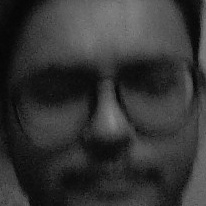
#> input picture face_recognition/research/images/user.1.1.jpg, 206 x 206 px; its folder holds only this picture in this run
$ python plot.py
#> lines starting #> are read from the running program, lines starting #| are printed output that depends on the picture
import os
import cv2
from PIL import Image
import matplotlib.pyplot as plt
import numpy as np

BASE_DIR = os.path.dirname(os.path.abspath(__file__))
image_dir = os.path.join(BASE_DIR, "images")

def Binary_pattern(im):                               # creating function to get local binary pattern
    img= np.zeros_like(im)
    n=3
    for i in range(0,im.shape[0]-n):
      for j in range(0,im.shape[1]-n):
            x  = im[i:i+n,j:j+n]
            center       = x[1,1]
            img1        = (x >= center)*1.0
            img1_vector = img1.T.flatten()
            img1_vector = np.delete(img1_vector,4)
            digit = np.where(img1_vector)[0]
            if len(digit) >= 1:
                num = np.sum(2**digit)
            else:
                num = 0
            img[i+1,j+1] = num
    return(img)


sampleNum = 0
for root, dirs, files in os.walk(image_dir):
    for file in files:
        if file.endswith("png") or file.endswith("jpg"):
            sampleNum += 1
            path = os.path.join(root, file)
            img1 = cv2.imread(path)
#> img1 is the input picture: shape (206, 206, 3); min 0, max 140, mean 53
            gray_img1 = cv2.cvtColor(img1, cv2.COLOR_BGR2GRAY)


            imgLBP_1=Binary_pattern(gray_img1)
#> after the loop in Binary_pattern, `for i in range(0,im.shape[0]-n):`:
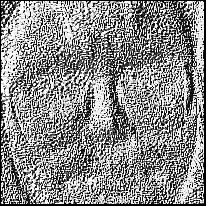
#> img: shape (206, 206); min 0, max 255, mean 137.9
            vectorLBP_1 = imgLBP_1.flatten()
            fig_1=plt.figure(figsize=(20,8))
            ax_1  = fig_1.add_subplot(1,3,1)
            ax_1.imshow(gray_img1)
            ax_1.set_title("Gray Scale")
            ax_1  = fig_1.add_subplot(1,3,2)
            ax_1.imshow(imgLBP_1,cmap="gray")
            ax_1.set_title("LBP Converted Image")
            ax_1  = fig_1.add_subplot(1,3,3)
            freq,lbp, _ = ax_1.hist(vectorLBP_1,bins=2**8)
#> freq = 256 values, max 4181 at index 255, min 3 at index 90, mean 165.8; lbp = 257 values from 0 to 255
            ax_1.set_ylim(0,15000)
            lbp = lbp[:-1]
#> lbp = 256 values from 0 to 254


            ## print the LBP values when frequencies are high
            largeTF = freq > 1000
            for x, fr in zip(lbp[largeTF],freq[largeTF]):
                ax_1.text(x,fr, "{:6.0f}".format(x),color="magenta")
#> this loop made 2 passes
#> (x, fr) on passes 1 to 2: (0, 3415), (254, 4181)
            ax_1.set_title("LBP Histogram")

            print("Saving Plot: " + str(sampleNum) + "......")
            fig_1.savefig(BASE_DIR + '/plot_images/hist_plot.' + str(sampleNum) + '.png')
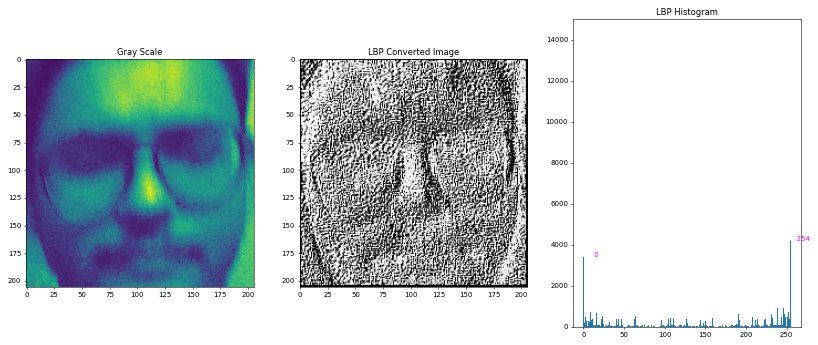
#> figure drawn by matplotlib, 3 panels; panel 3: tallest bar 4181 high, from x = 254 to 255
            print("Closing figure: " + str(sampleNum))
            plt.close(fig_1)

$ run again, on face_recognition/research/images/user.1.23.jpg
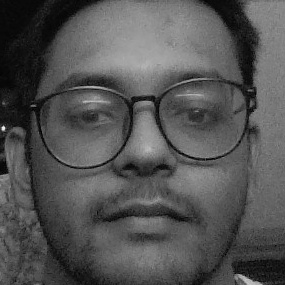
#> input picture face_recognition/research/images/user.1.23.jpg, 285 x 285 px
#> img1 is the input picture: shape (285, 285, 3); min 0, max 237, mean 83.6
#> after the loop in Binary_pattern, `for i in range(0,im.shape[0]-n):`:
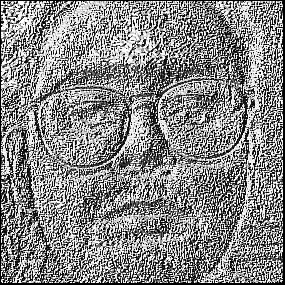
#> img: shape (285, 285); min 0, max 255, mean 134.5
#> `freq,lbp, _ = ax_1.hist(vectorLBP_1,bins=2**8)`: freq = 256 values, max 7244 at index 255, min 3 at index 90, mean 317.3; lbp = 257 values from 0 to 255
#> `lbp = lbp[:-1]`: lbp = 256 values from 0 to 254
#> the loop `for x, fr in zip(lbp[largeTF],freq[largeTF]):` made 10 passes
#> (x, fr) on passes 1 to 8: (0, 6296), (1.99, 1111), (7.97, 1353), (15.94, 1327), (63.75, 1090), (190.3, 1272), (238.1, 1806), (246, 1693)
#> `fig_1.savefig(BASE_DIR + '/plot_images/hist_plot.' + str(sampleNum) + ..`:
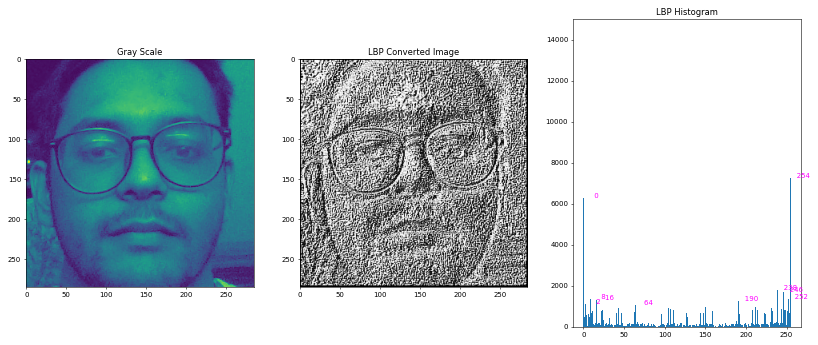
#> figure drawn by matplotlib, 3 panels; panel 3: tallest bar 7244 high, from x = 254 to 255

$ run again, on face_recognition/research/images/user.1.3.jpg
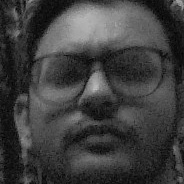
#> input picture face_recognition/research/images/user.1.3.jpg, 184 x 184 px
#> img1 is the input picture: shape (184, 184, 3); min 0, max 194, mean 62.5
#> after the loop in Binary_pattern, `for i in range(0,im.shape[0]-n):`:
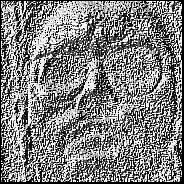
#> img: shape (184, 184); min 0, max 255, mean 127.7
#> `freq,lbp, _ = ax_1.hist(vectorLBP_1,bins=2**8)`: freq = 256 values, max 3057 at index 0, min 3 at index 165, mean 132.2; lbp = 257 values from 0 to 255
#> `lbp = lbp[:-1]`: lbp = 256 values from 0 to 254
#> the loop `for x, fr in zip(lbp[largeTF],freq[largeTF]):` made 2 passes
#> (x, fr) on passes 1 to 2: (0, 3057), (254, 2755)
#> `fig_1.savefig(BASE_DIR + '/plot_images/hist_plot.' + str(sampleNum) + ..`:
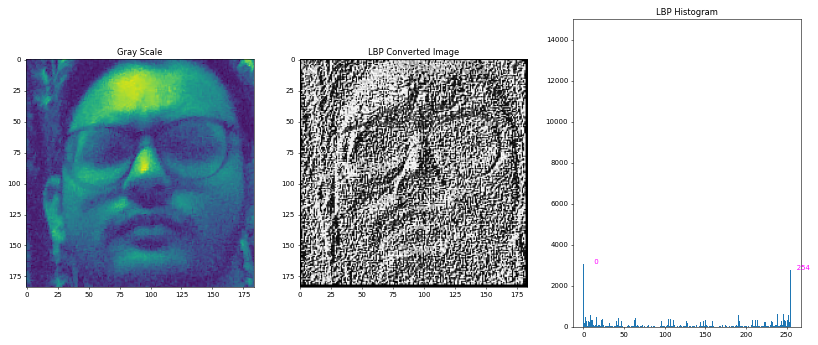
#> figure drawn by matplotlib, 3 panels; panel 3: tallest bar 3057 high, from x = 0 to 0.996

$ run again, on face_recognition/research/images/user.1.14.jpg
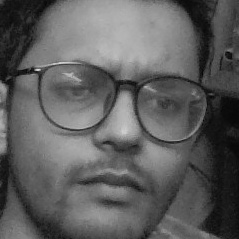
#> input picture face_recognition/research/images/user.1.14.jpg, 239 x 239 px
#> img1 is the input picture: shape (239, 239, 3); min 3, max 216, mean 94
#> after the loop in Binary_pattern, `for i in range(0,im.shape[0]-n):`:
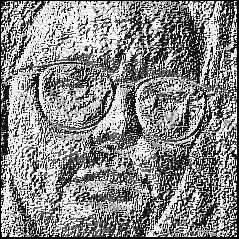
#> img: shape (239, 239); min 0, max 255, mean 135.2
#> `freq,lbp, _ = ax_1.hist(vectorLBP_1,bins=2**8)`: freq = 256 values, max 3962 at index 255, min 1 at index 161, mean 223.1; lbp = 257 values from 0 to 255
#> `lbp = lbp[:-1]`: lbp = 256 values from 0 to 254
#> the loop `for x, fr in zip(lbp[largeTF],freq[largeTF]):` made 13 passes
#> (x, fr) on passes 1 to 8: (0, 3108), (14.94, 1053), (21.91, 1027), (22.91, 1288), (30.88, 1085), (42.83, 1105), (104.6, 1252), (149.4, 1231)
#> `fig_1.savefig(BASE_DIR + '/plot_images/hist_plot.' + str(sampleNum) + ..`:
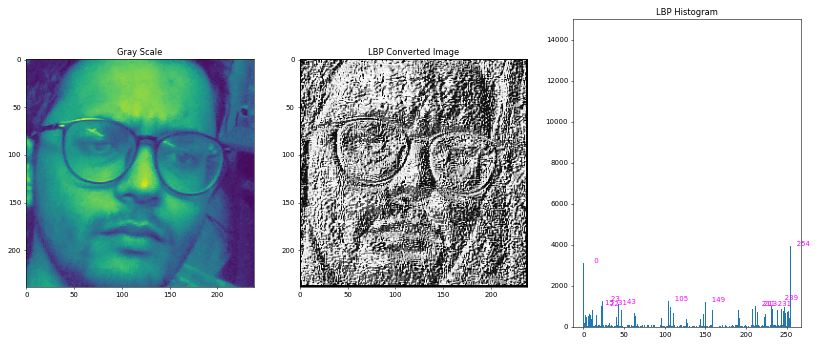
#> figure drawn by matplotlib, 3 panels; panel 3: tallest bar 3962 high, from x = 254 to 255
